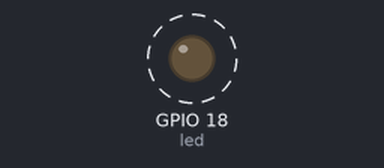
The program below on a simulated Raspberry Pi (BCM pin numbers). Shown: output pins drawn as LEDs (lit = HIGH). Dashed ring = blinking.

Above: at 0.5 s.
Timing chart, 0 to 4.6 s (numbered marks = the images above):
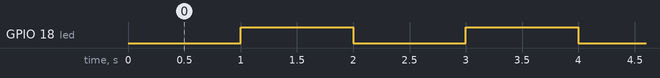

The program:

blink.py
```python
# import Raspberry Pi gpio support into python
import RPi.GPIO as GPIO
# import a sleep function from time module
from time import sleep

led = 18  # gpio number where the led is connected

# Tell the GPIO module to use gpio numbering used by cpu
GPIO.setmode(GPIO.BCM)
# Set gpio nr 18 to output mode
GPIO.setup(led, GPIO.OUT)

# Blink some leds
while True:
    GPIO.output(led, False)
    sleep(1)  # Sleep for 1 second
    GPIO.output(led, True)
    sleep(1)
```

Measured:
- by itself, GPIO 18 (led): alternates HIGH for 1.0 s and LOW for 1.0 s
